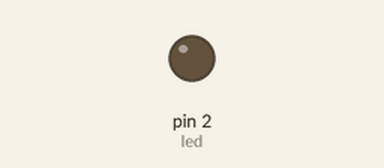
This sketch was run on a simulated Arduino Uno, built with avr-gcc and run on an emulated ATmega328P. Shown: output pins drawn as LEDs (lit = HIGH). What the sketch prints to the serial monitor is not drawn.

Above: at 1.4 s.
At 3.5 s:
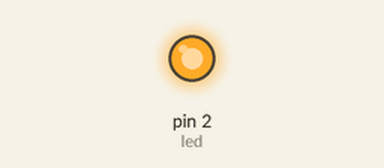
Timing chart, 0 to 9.4 s (numbered marks = the images above):
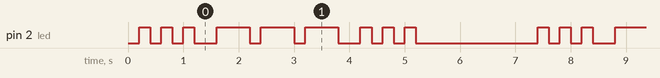

Measured:
- by itself, pin 2 (led): repeats every 7.2 s: 2 × (LOW 0.20 s, HIGH 0.20 s), LOW 0.40 s, 2 × (HIGH 0.60 s, LOW 0.20 s), HIGH 0.60 s, LOW 0.40 s, 2 × (HIGH 0.20 s, LOW 0.20 s), HIGH 0.20 s, LOW 2.2 s, HIGH 0.20 s
- by itself, everything shown: repeats every 7.2 s, in 18 steps

The sketch:

ex03_sos_millis.ino
```cpp
const int led = 2;

// 亮灭时长
const unsigned long flashOn = 200;
const unsigned long flashOff = 200;
const unsigned long longFlash = 600;
const unsigned long wordGap = 500;
const unsigned long loopGap = 2000;

unsigned long now;
unsigned long prevTime = 0;
bool light = LOW;

// SOS流程阶段
enum Stage{
  S_dot, gap1,
  O_line, gap2,
  S_dot2, endWait
};
Stage step = S_dot;
int count = 0;

void setup() {
  Serial.begin(115200);
  pinMode(led, OUTPUT);
}

void loop() {
  now = millis();
  unsigned long wait;
  if(light)
    wait = (step == O_line) ? longFlash : flashOn;
  else
    wait = (step == endWait) ? loopGap : flashOff;

  if(now - prevTime < wait)
    return;
  prevTime = now;

  switch(step)
  {
    case S_dot:
      light = !light;
      digitalWrite(led, light);
      if(!light){
        count++;
        if(count >= 3){
          count = 0;
          step = gap1;
        }
      }
      break;
    case gap1:
      step = O_line;
      break;
    case O_line:
      light = !light;
      digitalWrite(led, light);
      if(!light){
        count++;
        if(count >= 3){
          count = 0;
          step = gap2;
        }
      }
      break;
    case gap2:
      step = S_dot2;
      break;
    case S_dot2:
      light = !light;
      digitalWrite(led, light);
      if(!light){
        count++;
        if(count >= 3){
          count = 0;
          step = endWait;
        }
      }
      break;
    case endWait:
      light = LOW;
      digitalWrite(led, LOW);
      step = S_dot;
      Serial.println("一轮SOS非阻塞信号发送完成");
      break;
  }
}
```
